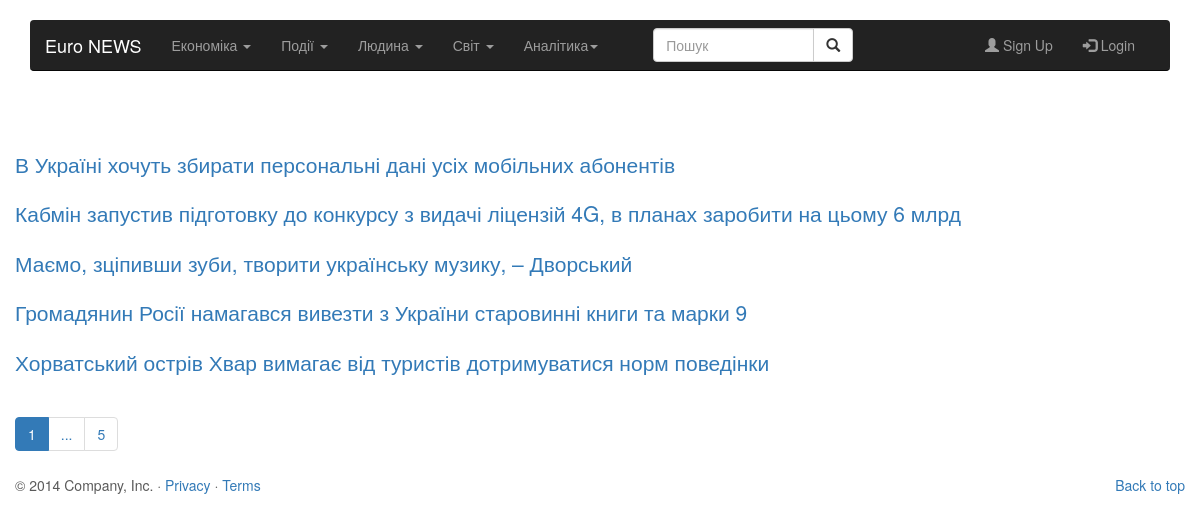
The app's page /news/analitics.php with its own data.
### tables this page shows
CREATE TABLE `news` (
  `id` int(11) NOT NULL,
  `user_id` int(11) NOT NULL,
  `section` text NOT NULL,
  `name` text NOT NULL,
  `content` text NOT NULL,
  `date` date NOT NULL,
  `image` text NOT NULL,
  `analitics` tinyint(1) DEFAULT NULL
);

### news/config.php (called while the page is built, shortened)
<?php
$config = [
    "ip" => "localhost",
    "port" => 3306,
    "login" => "root",
    "password" => "",
    "database" => "news",
];
$mySqlRes = mysqli_connect($config['ip'], $config['login'], $config['password']);
mysqli_select_db($mySqlRes, "news");
mysqli_set_charset($mySqlRes, "utf8");
$res = mysqli_query($mySqlRes, "select * from news");
$resAnalitics = mysqli_query($mySqlRes, "SELECT * FROM `news` where `analitics` = \"1\" ORDER BY date DESC LIMIT 5 ;");
$analiticsArray = [];
while ($row = mysqli_fetch_assoc($resAnalitics)) {
    $analiticsArray[$row['id']] = ["id" => $row['id'], "user_id" => $row['user_id'], "section" => $row['section'], "name" => $row['name'],
        "content" => $row['content'], "date" => $row['date']
        , "image" => $row['image'], "analitics" => $row['analitics']];
}
?>

### news/analitics.php (the view, shortened to what this page needs)
<?php include("config.php");
include ("header.php");  ?>
<div class="container marketing" style="margin-top: 150px">
    <?php foreach ($analiticsArray as $value) { ?>
        <div class="row articles">
            <div class="col-md-12">
                <p class="lead"><a href="article-analitics.php?id=<?=$value["id"]?> "> <?= $value["name"] ?></a></p>
            </div>
        </div>
    <?php } ?>
    <ul class="pagination">
        <li class="active"><a href="#">1</a></li>
        <li id="show"><a href="#">...</a></li>
        <li><a href="#">5</a></li>
    </ul>
    <?php
    include ("footer.php");
    ?>

### news/header.php (style rules this page uses)
body { overflow-x: hidden; }

### records on screen
news: name "В Україні хочуть збирати персональні дані усіх мобільних абонентів"
news: name "Кабмін запустив підготовку до конкурсу з видачі ліцензій 4G, в планах заробити на цьому 6 млрд"
news: name "Маємо, зціпивши зуби, творити українську музику, – Дворський"
news: name "Громадянин Росії намагався вивезти з України старовинні книги та марки 9"
news: name "Хорватський острів Хвар вимагає від туристів дотримуватися норм поведінки"
